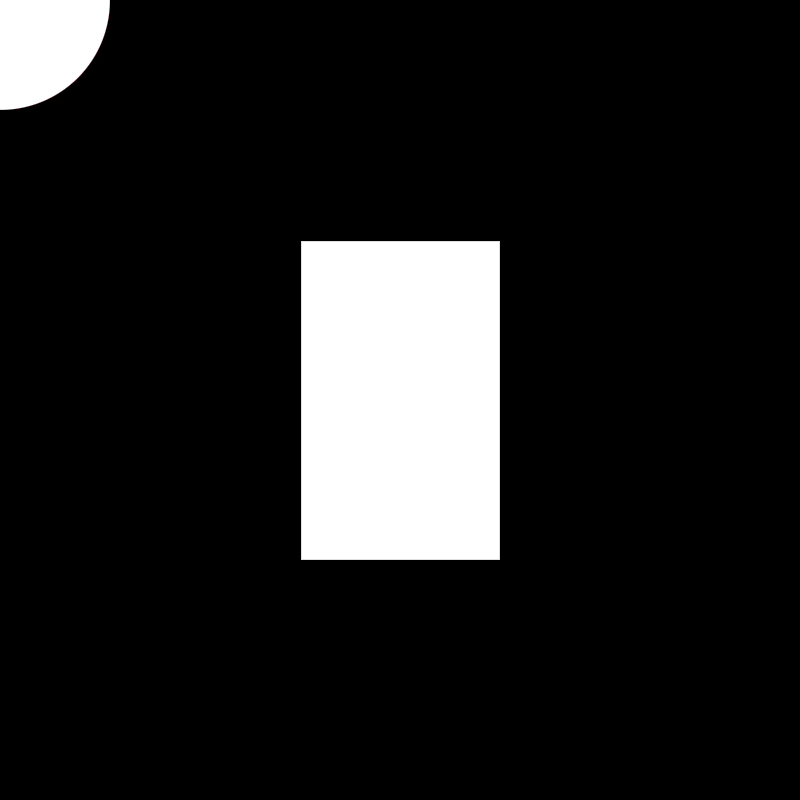
Frame 1 (no input)
Frame 60 (the mouse pressed at the canvas centre just before this capture): identical to frame 1, image omitted
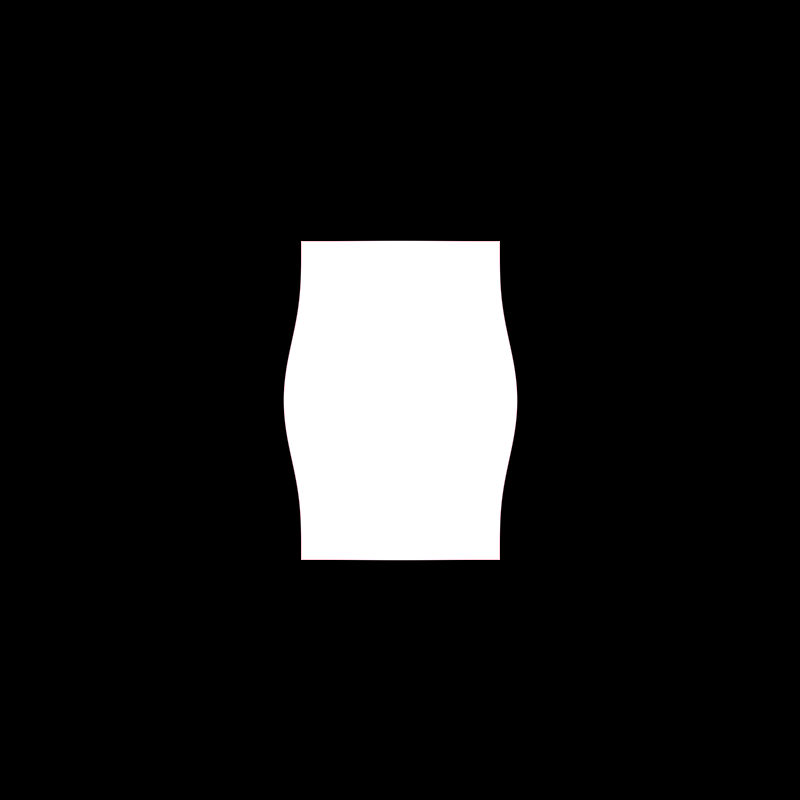
Frame 120 (the mouse held since frame 60 and released just before this capture)

The Processing sketch that drew these frames (run headless with seeded random() and noise(); from frame 60 on, the mouse is pressed at the canvas centre):

// Processing sketch: SDF_signedDistanceField_boxAndCircle
// ── SDF_signedDistanceField_boxAndCircle.pde
void setup() {
  size(800, 800);
}

void draw() {
  background(255);
  surface.setTitle("frameRate: " + nfc(frameRate, 2));
  testCircle();
}

void testCircle() {
  loadPixels();
  float circle1;
  float circle2;

  PVector cent1 = new PVector(width/2, height/2);
  PVector cent2 = new PVector(mouseX, mouseY);
  for (int i = 0; i < pixels.length; i ++) {
    PVector pos = new PVector(i%width, i/width);

    //circle1 = signedDstToCircle(cent1, pos, 100);
    circle2 = signedDstToCircle(cent2, pos, 220);
    circle1 = signedDstToBox(cent1, pos, new PVector(100, 160));
    
    float dstToScene = smoothMin(circle1, circle2, 70.0);

    pixels[i] = color(255 * -dstToScene, 255 * -dstToScene * 0.81, 255 * -dstToScene * 0.85);
  }
  updatePixels();
}

//Distance Functions
float lengthCalculate(PVector v) {
  return sqrt(v.x * v.x + v.y * v.y);
}

//Smoothing Function
float smoothMin(float dstA, float dstB, float k) {
  float h = max(k-abs(dstA-dstB), 0)/k;
  return min(dstA, dstB)- h*h*h*k*1/6.0;
}

//p is start, center is end, radius is radius. returns Negative values inside circle.
float signedDstToCircle(PVector p, PVector centre, float diameter) {
  float rad = diameter / 2;
  PVector v = new PVector(centre.x - p.x, centre.y - p.y); //breaking out (centre-p)
  return lengthCalculate(v) - rad;
}

float signedDstToBox(PVector p, PVector centre, PVector size) { //p = point to measure from
  PVector offset = new PVector(abs(p.x - centre.x) - size.x, abs(p.y - centre.y) - size.y);
  //dst from point outside box to edge (0 if inside box)
  float unsignedDst = lengthCalculate(new PVector(max(offset.x, 0), max(offset.y, 0)));
  //-dst from point inside box to edge (0 if outside bbox)
  float dstInsideBox = max(min(offset.x, 0), min(offset.y, 0));
  return unsignedDst + dstInsideBox;
}
